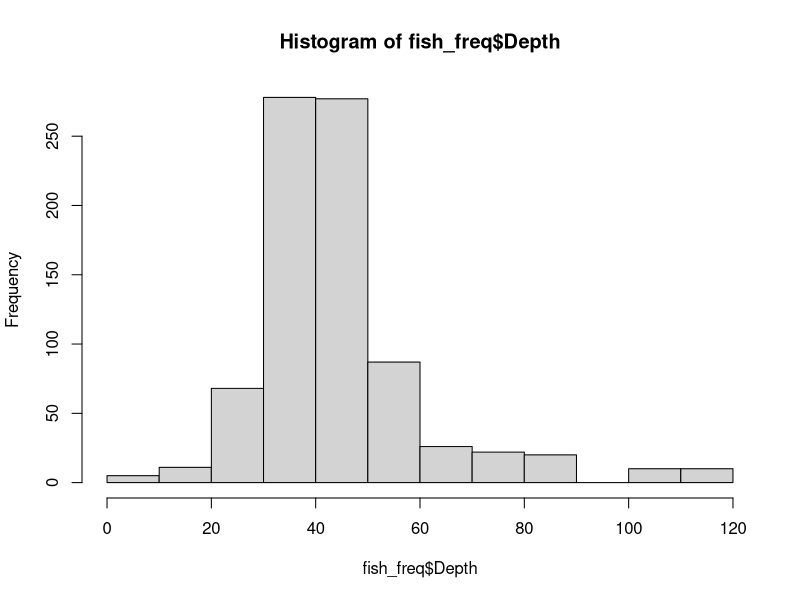
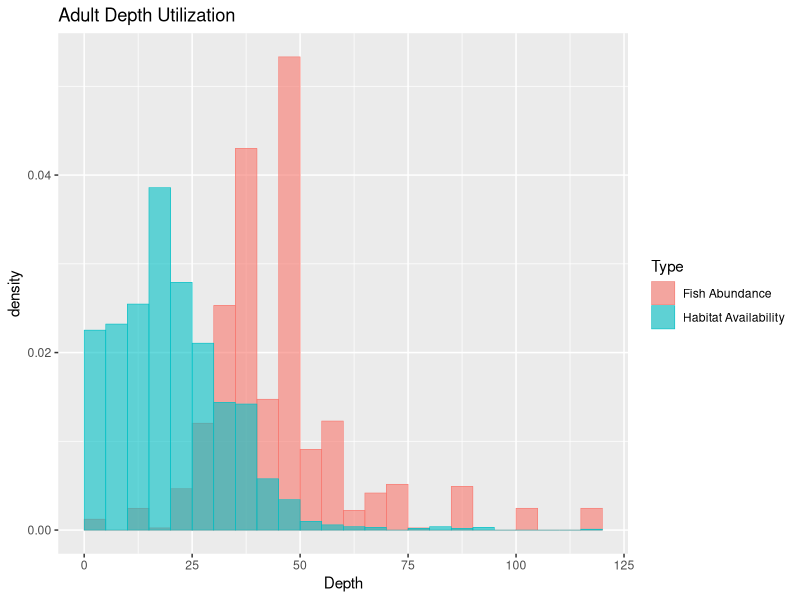
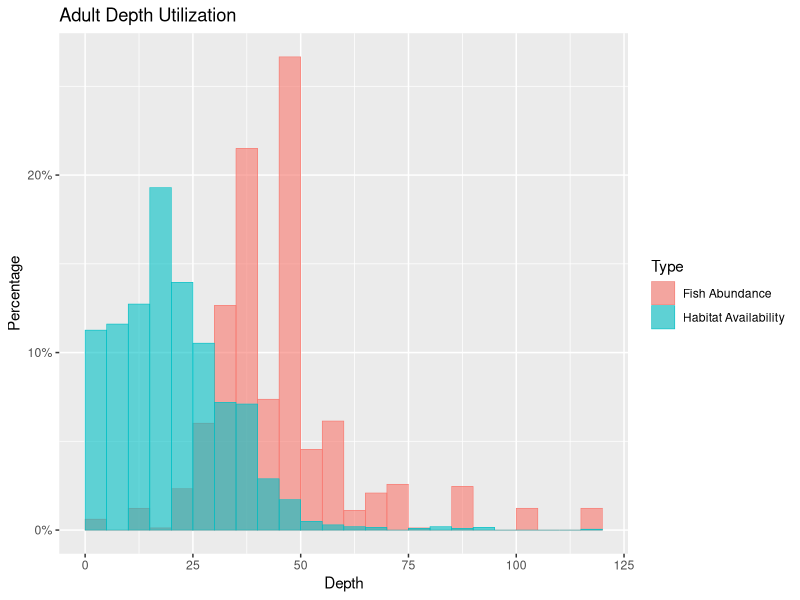
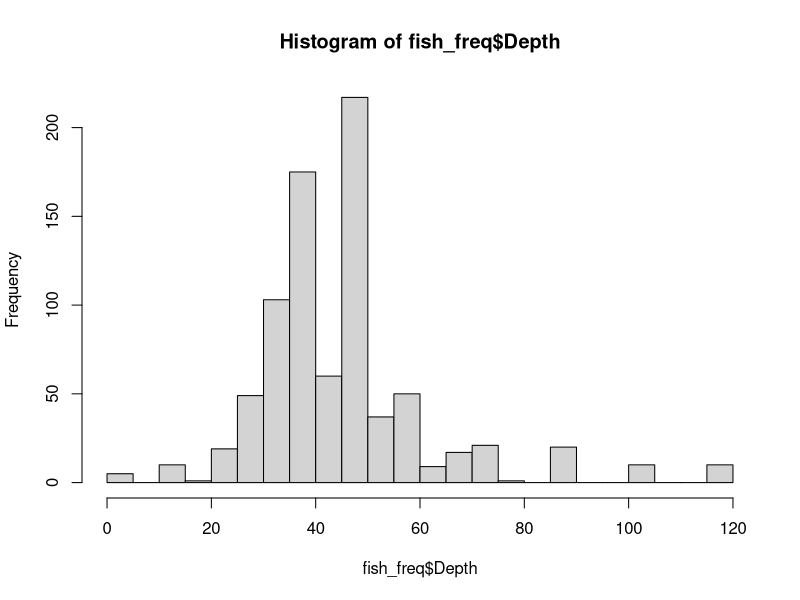
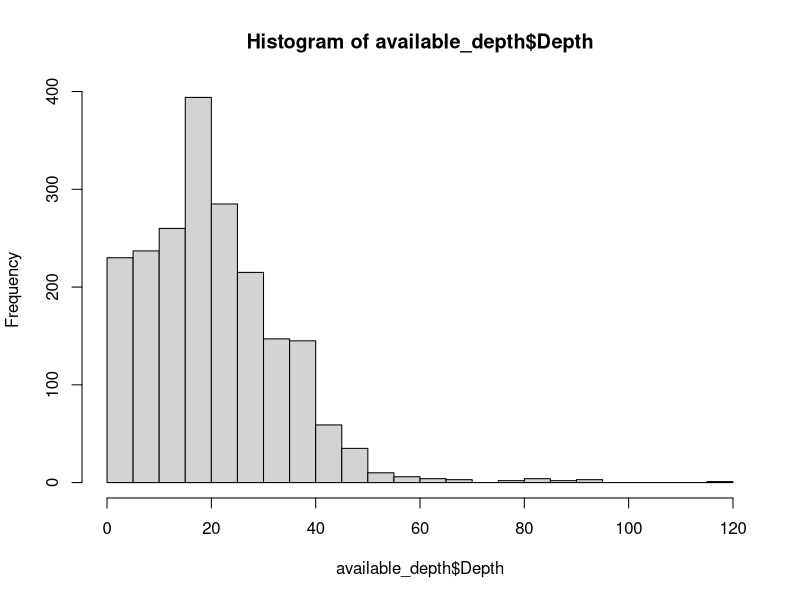
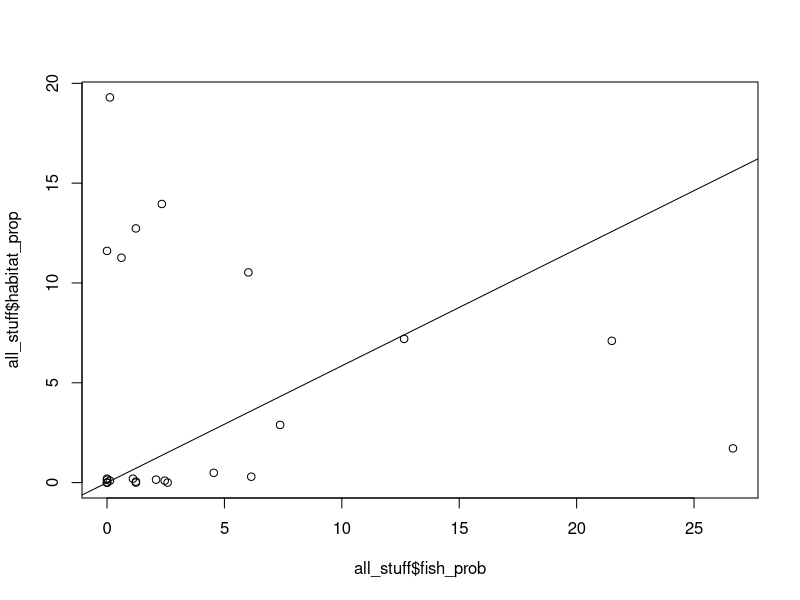

Write the R code that produced these figures, in order. (Note: this script raises an error after producing the figures.)
### depth utilization

## use depth utilization data to produce response curve depth vs availability
## show how valuable the deeper depths are

# workflow
# get utilization data
# combine with abundance data
# get proportions
# find model to produce curve

## packages
library(tidyverse)
library(dplyr)
library(sm)

setwd("/Users/katieirving/Documents/git/flow_eco_mech")


## abundance data
ad_depth_con <- read.csv("output_data/05a_wulff_depth_2016_2016.csv")
# ad_depth_cat <- read.csv("output_data/05a_adult_depth_categorical.csv")

## habitat availability data - changed 1 value from 77 to 0.77 (2016 data)
av_2015 <- read.csv("input_data/SAR 2015 Microhabitat Availability.csv")
av_2016 <- read.csv("input_data/SAR 2016 Microhabitat Availability Data.csv")

## select depth and velocity rows
av_2015 <- av_2015 %>% select(Depth..cm., Vel..0.6..m.s) %>% 
  rename(Depth = Depth..cm., 
         Velocity = Vel..0.6..m.s)


av_2016 <- av_2016 %>% select(Depth..cm., Vel..0.6..m.s) %>% 
  rename(Depth = Depth..cm., 
         Velocity = Vel..0.6..m.s)

## combine years
available_habitat <- rbind(av_2015, av_2016)
available_habitat$Type <- "Habitat Availability"
# head(available_habitat)
## separate variables 
available_depth <- available_habitat[, c(1,3)]
## for some reason the habitat availability does not include 120cm, but if some fish were found there it has to be available
## am i missing something?
available_depth[2042,] <- c(as.numeric(as.character(120)), "Habitat Availability")
available_depth$Depth <- as.numeric(as.character(available_depth$Depth))
str(available_depth)

available_velocity <- available_habitat[, c(2,3)]
str(available_velocity)
sum(is.na(available_velocity))
available_velocity <- na.omit(available_velocity)
available_velocity$Velocity <- as.numeric(as.character(available_velocity$Velocity))

range(available_velocity$Velocity) ## some negative values???? change to 0? -0.18  1.72

# depth -------------------------------------------------------------------

## combine fish data with habitat data

head(available_depth)
head(ad_depth_con)

fish <- filter(ad_depth_con, Dataset == "Wulff")

fish_freq <- fish %>% 
  uncount(Abundance)

hist(fish_freq$Depth)
dim(fish_freq) ## 814
dim(available_depth) ## 2041

## histogram both together
names(fish_freq)
names(available_depth)
## combine both datasets
fish_freq$Type <- "Fish Abundance"
fish_freq <- fish_freq[c(2,5)]

dat <- rbind(available_depth, fish_freq)

## plot both histograms 
ggplot(dat, aes(Depth, fill=Type, colour=Type)) +
  geom_histogram(aes(y=..density..), breaks=seq(0,120,5), alpha=0.6, 
                 position="identity", lwd=0.2) +
  ggtitle("Adult Depth Utilization")

## plot y a=xis as percentage
library(scales) # For percent_format()

ggplot(dat, aes(Depth, fill=Type, colour=Type)) +
  geom_histogram(aes(y=2*(..density..)/sum(..density..)), breaks=seq(0,120,5), alpha=0.6, 
                 position="identity", lwd=0.2) +
  scale_y_continuous(labels=percent_format()) +
  ylab("Percentage") +
  ggtitle("Adult Depth Utilization")

## proportions
## use proportional info to make a model

## use habitat avilability as a boundary
## probability density of fish within that boundary

## first - scatter plot - depth fish, depth available
range(fish_freq$Depth)
range(available_depth$Depth)
dim(available_depth)


## get proportions and out into dataframe
f <- hist(fish_freq$Depth, breaks=30)
f$counts=(f$counts/sum(f$counts))*100
df <- as.data.frame(matrix(ncol=2, nrow=length(f$counts)))
df[,1] <- f$counts
df[,2] <- f$mids
fish_stuff <- df %>% 
  rename(proportion = V1,
         habitat_mid = V2)

h <- hist(available_depth$Depth, breaks=30)
h$counts=(h$counts/sum(h$counts))*100
df <- as.data.frame(matrix(ncol=2, nrow=length(h$counts)))
df[,1] <- h$counts
df[,2] <- h$mids
habitat_stuff <- df %>% 
  rename(proportion = V1,
         habitat_mid = V2)

all_stuff <- left_join(habitat_stuff, fish_stuff, by="habitat_mid") 
  
all_stuff <- rename(all_stuff, habitat_prop = proportion.x,
         fish_prob = proportion.y)
all_stuff

## replace NAs with zeros
all_stuff[is.na(all_stuff)]<- 0
all_stuff

plot(all_stuff$fish_prob,all_stuff$habitat_prop)
abline(coef = c(0,0.585))

e

# Ivlevs eletivity index (Jacobs 1974)

## Ei = (Ui - Ai)/(Ui + Ai)

# electivity value ranging from -1.0 (never used) to +1.0 (exclusively
# used), with 0.0 representing habitat used in proportion to its availability

ui <-all_stuff$fish_prob # proportion of fish 
ai <- all_stuff$habitat_prop # proportion of habitat      

a <- ui-ai
b <- ui + ai

ei <- a/b
ei

ei[is.na(ei)]<- 0

all_stuff$Ivlevs_index <- ei
all_stuff

plot(all_stuff$habitat_mid, all_stuff$Ivlevs_index, ylab="Ivlevs Electivity Index", xlab="Depth (cm)")

## use eletivity values and midpoints in a model


## turn into presence/absence based on ivlev values - 0.0 = habitat used in proportion

all_stuff$Ivlevs00 <- ifelse(all_stuff$Ivlevs_index >0.0, 1,0)
all_stuff$Ivlevs00

## model glm
library(mgcv)
Ivlevs00_glm <- glm(Ivlevs00~habitat_mid, data=all_stuff,family=binomial(link = "logit"))
summary(Ivlevs00_glm)
Ivlevs00_gam <- gam(Ivlevs00~s(habitat_mid), family=binomial, data=all_stuff)
summary(Ivlevs00_gam)
xdepth  <- seq(0,120, 0.1)

AIC(Ivlevs00_gam,Ivlevs00_glm)

1-(Ivlevs00_glm$deviance/Ivlevs00_glm$null.deviance) ## 26.9%

ydepth <- predict(Ivlevs00_glm, list(habitat_mid = xdepth), type="response")
plot(all_stuff$habitat_mid, all_stuff$Ivlevs00, pch = 16, xlab = "Depth (cm)", ylab = "Probability of occurence")
lines(xdepth, ydepth) ## need to force through 0

1-(Ivlevs00_gam$deviance/Ivlevs00_gam$null.deviance) ## 79.9%

ydepth <- predict(Ivlevs00_gam, list(habitat_mid = xdepth), type="response")
plot(all_stuff$habitat_mid, all_stuff$Ivlevs00, pch = 16, xlab = "Depth (cm)", ylab = "Probability of occurence")
lines(xdepth, ydepth) ## need to force through 0

# testing thresholds ------------------------------------------------------


### - 0.5 almost never used (-1.0 = never used)
all_stuff$Ivlevs05 <- ifelse(all_stuff$Ivlevs_index >=-0.5, 1,0)
all_stuff$Ivlevs05

## model glm
Ivlevs05_glm <- glm(Ivlevs05~habitat_mid, data=all_stuff,family=binomial(link = "logit"))
summary(Ivlevs05_glm)

xdepth  <- seq(0,120, 0.1)

ydepth <- predict(Ivlevs05_glm, list(habitat_mid = xdepth), type="response")
plot(all_stuff$habitat_mid, all_stuff$Ivlevs05, pch = 16, xlab = "Depth (cm)", ylab = "Presence")
lines(xdepth, ydepth) ## need to force through 0

###  0.5 almost always used (1.0 = always used)
all_stuff$Ivlevsp05 <- ifelse(all_stuff$Ivlevs_index >=0.5, 1,0)
all_stuff$Ivlevsp05

## model glm
Ivlevsp05_glm <- glm(Ivlevsp05~habitat_mid, data=all_stuff,family=binomial(link = "logit"))
summary(Ivlevsp05_glm)

xdepth  <- seq(0,120, 0.1)

ydepth <- predict(Ivlevsp05_glm, list(habitat_mid = xdepth), type="response")
plot(all_stuff$habitat_mid, all_stuff$Ivlevsp05, pch = 16, xlab = "Depth (cm)", ylab = "Presence")
lines(xdepth, ydepth) ## need to force through 0



# Velocity ----------------------------------------------------------------

head(available_velocity) ## habitat data
ad_vel_con <- read.csv("output_data/05a_velocity_wulff_2015_2016_both_vels.csv") ## fish abundacne data
head(ad_vel_con)

# fish <- filter(ad_vel_con, Dataset == "Wulff")

fish <- ad_vel_con %>%
  select(Vel_0.6, Abundance, year) %>%
  rename(Velocity = Vel_0.6)

sum(is.na(fish)) ## 107
fish <- na.omit(fish)

fish_freq <- fish %>% 
  uncount(Abundance)

hist(fish_freq$Velocity)
dim(fish_freq) ## 517 - remove 2017
dim(available_velocity) ## 2036

## histogram both together

## combine both datasets
head(fish_freq)
fish_freq$Type <- "Fish Abundance"
fish_freq <- fish_freq[c(1,3)]

dat <- rbind(available_velocity, fish_freq)
range(dat$Velocity)

## plot both histograms 
ggplot(dat, aes(Velocity, fill=Type, colour=Type)) +
  geom_histogram(aes(y=..density..), breaks=seq(0,1.8,0.1), alpha=0.6, 
                 position="identity", lwd=0.2) +
  ggtitle("Adult Velocity Utilization")

## plot y a=xis as percentage
library(scales) # For percent_format()

ggplot(dat, aes(Velocity, fill=Type, colour=Type)) +
  geom_histogram(aes(y=2*(..density..)/sum(..density..)), breaks=seq(0,1.8,0.1), alpha=0.6, 
                 position="identity", lwd=0.2) +
  scale_y_continuous(labels=percent_format()) +
  ylab("Percentage") +
  ggtitle("Adult Velocity Utilization")

## proportions
## use proportional info to make a model

## use habitat avilability as a boundary
## probability density of fish within that boundary

## first - scatter plot - depth fish, depth available

## get proportions and out into dataframe
f <- hist(fish_freq$Velocity, breaks=30)
f$counts=(f$counts/sum(f$counts))*100
df <- as.data.frame(matrix(ncol=2, nrow=length(f$counts)))
df[,1] <- f$counts
df[,2] <- round(f$mids, digits=3)
fish_stuff <- df %>% 
  rename(proportion = V1,
         habitat_mid = V2)


h <- hist(available_velocity$Velocity, breaks=30)
h$counts=(h$counts/sum(h$counts))*100
df <- as.data.frame(matrix(ncol=2, nrow=length(h$counts)))
df[,1] <- h$counts
df[,2] <- round(h$mids, digits = 3)
habitat_stuff <- df %>% 
  rename(proportion = V1,
         habitat_mid = V2)


all_stuff <- full_join(habitat_stuff, fish_stuff, by="habitat_mid") 

all_stuff <- rename(all_stuff, habitat_prop = proportion.x,
                    fish_prob = proportion.y)

all_stuff
## replace NAs with zeros
all_stuff[is.na(all_stuff)]<- 0
all_stuff

plot(all_stuff$fish_prob,all_stuff$habitat_prop)
abline(coef = c(0,0.585))



# Ivlevs electivity index (Jacobs 1974, 1961)

## Ei = (Ui - Ai)/(Ui + Ai)

# electivity value ranging from -1.0 (never used) to +1.0 (exclusively
# used), with 0.0 representing habitat used in proportion to its availability

ui <-all_stuff$fish_prob # proportion of fish 
ai <- all_stuff$habitat_prop # proportion of habitat      

a <- ui-ai
b <- ui + ai

ei <- a/b
ei

ei[is.na(ei)]<- 0

all_stuff$Ivlevs_index <- ei
all_stuff

plot(all_stuff$habitat_mid, all_stuff$Ivlevs_index, ylab="Ivlevs Electivity Index", xlab="Velocity (m/s)")

## use electivity values and midpoints in a model

## turn into presence/absence based on ivlev values - 0.0 = habitat used in proportion

all_stuff$Ivlevs00 <- ifelse(all_stuff$Ivlevs_index >=0.0, 1,0)
all_stuff$Ivlevs00

## model quadratic
library(mgcv)

# fit2<-lm(Freq~poly(Depth,2,raw=TRUE), data=freq_df)
Ivlevs00_lm <- lm(Ivlevs00~habitat_mid, data=all_stuff)
Ivlevs00_glm <- glm(Ivlevs00~habitat_mid, data=all_stuff,family=binomial(link = "logit"))
Ivlevs00_gam <- gam(Ivlevs00~s(habitat_mid), family=binomial, data=all_stuff)
Ivlevs00_quad <- lm(Ivlevs00 ~poly(habitat_mid, 2, raw=T), data=all_stuff)
summary(Ivlevs00_gam) ## most explained variance
summary(Ivlevs00_lm)
summary(Ivlevs00_quad)
summary(Ivlevs00_glm)

AIC(Ivlevs00_gam,Ivlevs00_quad)

1-(Ivlevs00_glm$deviance/Ivlevs00_glm$null.deviance) ## 26.9%
xvel  <- seq(0,2, 0.01)

yvel <- predict(Ivlevs00_gam, list(habitat_mid = xvel), type="response")
plot(all_stuff$habitat_mid, all_stuff$Ivlevs00, pch = 16, xlab = "Velocity (m/s)", ylab = "Probability of occurence")
lines(xvel, yvel) ## need to force through 0

# yvel <- predict(Ivlevs00_lm, list(habitat_mid = xvel), type="response")
# plot(all_stuff$habitat_mid, all_stuff$Ivlevs00, pch = 16, xlab = "Velocity (m/s)", ylab = "Probability of occurence")
# lines(xvel, yvel) ## need to force through 0
# 
# yvel <- predict(Ivlevs00_quad, list(habitat_mid = xvel), type="response")
# plot(all_stuff$habitat_mid, all_stuff$Ivlevs00, pch = 16, xlab = "Velocity (m/s)", ylab = "Probability of occurence")
# lines(xvel, yvel) ## need to force through 0
# 
# yvel <- predict(Ivlevs00_glm, list(habitat_mid = xvel), type="response")
# plot(all_stuff$habitat_mid, all_stuff$Ivlevs00, pch = 16, xlab = "Velocity (m/s)", ylab = "Probability of occurence")
# lines(xvel, yvel) ## need to force through 0
